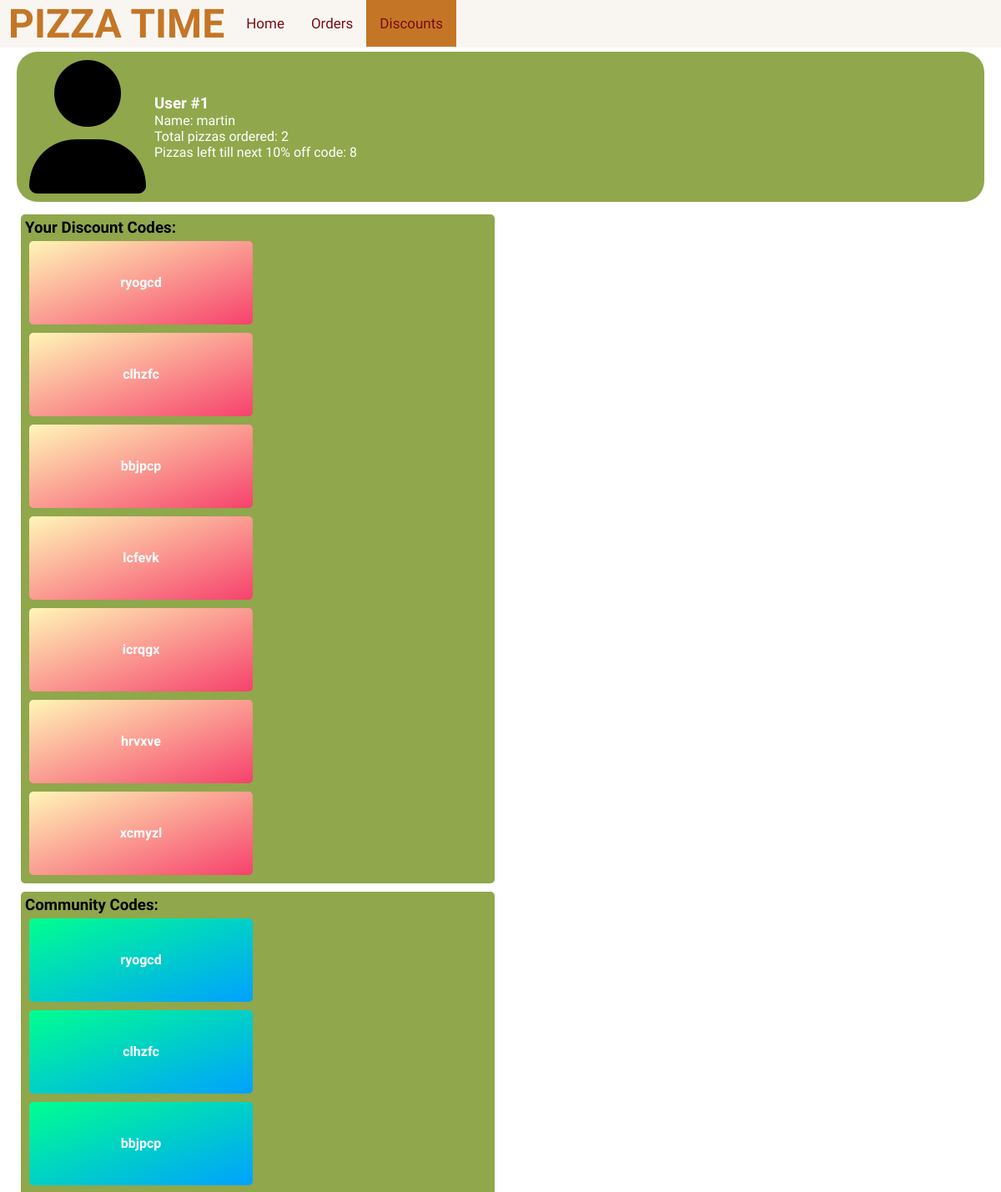
Page /discounts/ (signed in, upper part) on the earlier database version.
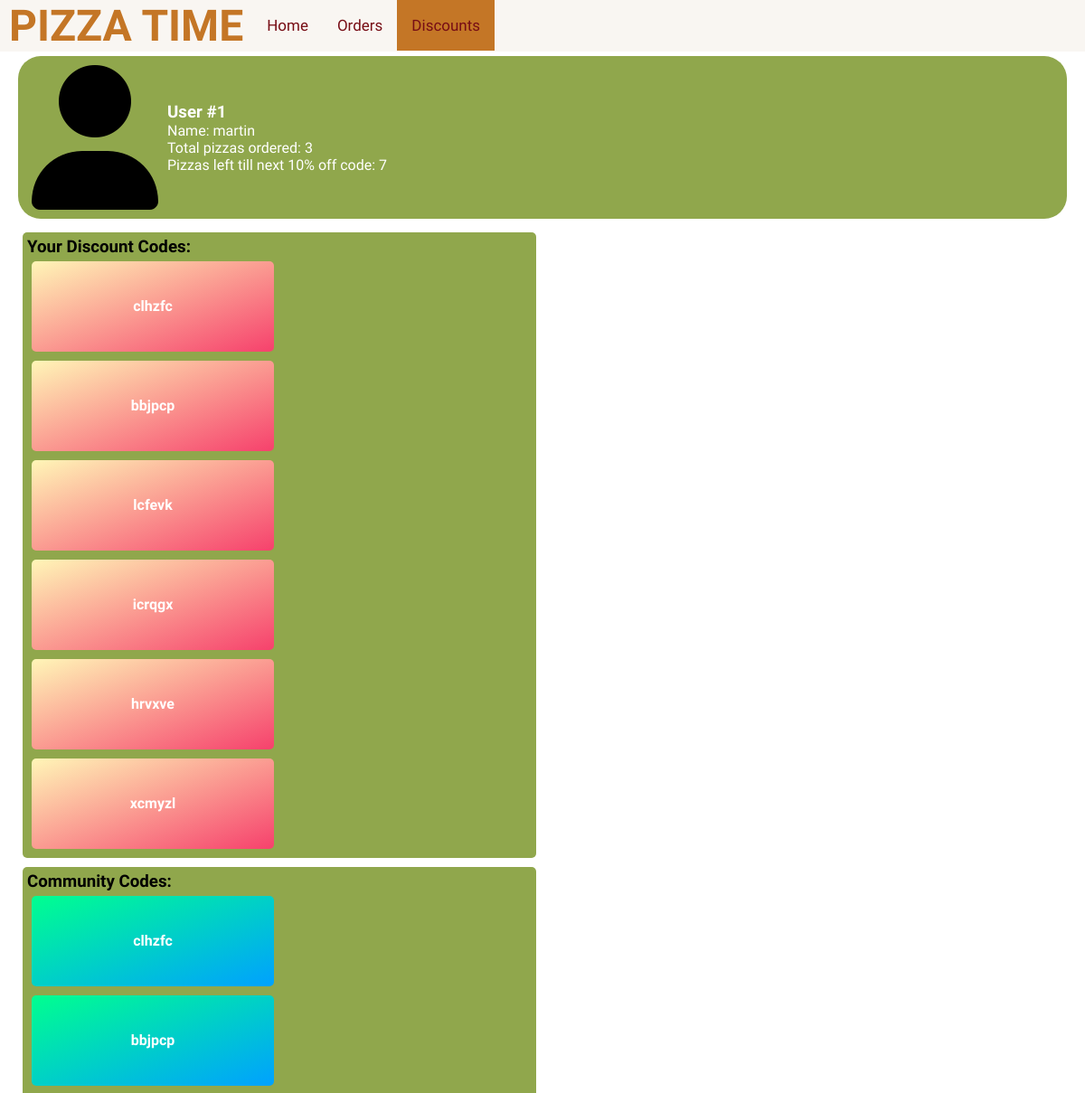
Same page on the later database version.
### pizzas/models.py (models this page shows, shortened)
class User(AbstractBaseUser, PermissionsMixin):
    email = models.EmailField(_('email address'), unique=True)
    name = models.CharField(max_length=100)
    password = models.CharField(max_length=100)
    area_code = models.CharField(max_length=100, default='1')
    types = [('1', 'customer'),('2', 'employee'), ('3', 'delivery person')]
    type =models.CharField(max_length=100,choices=types, default='1')
    USERNAME_FIELD = 'email'
    REQUIRED_FIELDS = ['name', 'area_code']
    objects = CustomAccountManager()
    is_staff = models.BooleanField(default=False)
    is_active = models.BooleanField(default=False)
    @property
    def pizza_count(self):
        count = 0
        orders = Order.objects.filter(user = self, status = '4')
        for order in orders:
            count += len(order.dishes.all())
        return count
    @property
    def pizzas_left(self):
        pizza_count = self.pizza_count%10
        if 10-pizza_count < 0:
            return 0
        return 10-pizza_count

class Order(models.Model):
    user = models.ForeignKey(User, on_delete=models.CASCADE)
    status_choices = [('1','incomplete'),('2','in preparation'), ('3','on the way'), ('4','completed'), ('5','cancelled')]
    delivery_person = models.ForeignKey(Delivery_Person, on_delete=models.CASCADE, null =True, blank=True)
    status = models.CharField(max_length=100,choices=status_choices,default='1')
    dishes = models.ManyToManyField(Dish, through='Order_Item', through_fields=('order', 'dish'))
    drinks_desserts = models.ManyToManyField(Drink_Dessert, through='Drink_Dessert_Item', through_fields=('order', 'drink_dessert'))
    date_created = models.DateTimeField(null = True, default= None)
    postal_code = models.ForeignKey(Area, default=None, null=True, on_delete=models.CASCADE)
    date_picked_up = models.DateTimeField(null=True, default=None, blank=True)
    date_completed = models.DateTimeField(null=True, default=None, blank=True)
    address = models.CharField(max_length=100,null=True, default=None, blank=True)
    phone = models.CharField(max_length=100,null=True, default=None, blank=True)

class Discount_Code(models.Model):
    string = models.CharField(max_length=6)
    active = models.BooleanField(default=True)
    user = models.ForeignKey(User, on_delete=models.CASCADE, null = True)
    order = models.ForeignKey(Order, on_delete=models.CASCADE, null=True)

### pizzas/views.py (the view)
# urls.py: path('discounts/', views.discounts, name= 'discounts')
def discounts(request):
    user = request.user
    context = {
        'user': user,
        'codes': Discount_Code.objects.filter(user=user, active=True)
    }
    return render(request, 'Discounts.html', context)

### pizzas/templates/Discounts.html (shortened to what this page needs)
{% load static %}
<html lang="en">
  <head>
    <link rel="stylesheet" href="{% static 'CSS/orderStyle.css' %}" />
  </head>
  <body>
    <div class="topnav">
      <h1 class="title" >PIZZA TIME</h1>
      <a href="{%url 'menu'%}">Home</a>
      <a  href="{%url 'orders'%}">Orders</a>
      <a class="active" href="{%url 'discounts'%}">Discounts</a>
    </div>
    <div class="container">
        <div class="display">
            <div class="user">
                  <span class="icon">
                    <i class="fas fa-user"></i>
                  </span>
                <div class="info">
                    <div id="user">
                        <h3>User #{{user.id}}</h3>
                        <p>Name: {{user.name}}</p>
                        <p>Total pizzas ordered: {{user.pizza_count}}</p>
                        <p>Pizzas left till next 10% off code: {{user.pizzas_left}}</p>
                    </div>
                </div>
            </div>
            <div class="code">
                <h3>Your Discount Codes:</h3>
                {%for code in codes%}
                <div class="promo">
                    <h4 style="text-align: center; bottom: 50%">{{code.string}}</h4>
                </div>
                {%endfor%}
            </div>
            <div class="code">
                <h3>Community Codes:</h3>
                {%for code in codes%}
                <div class="promo community">
                    <h4 >{{code.string}}</h4>
                </div>
                {%endfor%}
            </div>
        </div>
    </div>
  </body>

Differences in the rows shown:
no longer on this page (row edited): Discount_Code: string "ryogcd"
computed for User "martin": pizza_count "2" → "3"; pizzas_left "8" → "7"
